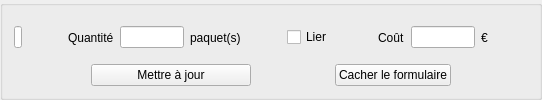
      <widget class="QGroupBox" name="groupBoxImport_2">
       <property name="font">
        <font>
         <pointsize>11</pointsize>
         <bold>false</bold>
        </font>
       </property>
       <property name="styleSheet">
        <string notr="true"/>
       </property>
       <property name="title">
        <string/>
       </property>
       <layout class="QVBoxLayout" name="verticalLayout_4">
        <item>
         <layout class="QHBoxLayout" name="horizontalLayout_12">
          <item>
           <widget class="QLineEdit" name="idEdit_2">
            <property name="minimumSize">
             <size>
              <width>8</width>
              <height>0</height>
             </size>
            </property>
            <property name="maximumSize">
             <size>
              <width>8</width>
              <height>16777215</height>
             </size>
            </property>
            <property name="font">
             <font>
              <pointsize>9</pointsize>
              <bold>false</bold>
             </font>
            </property>
           </widget>
          </item>
          <item>
           <spacer name="horizontalSpacer_20">
            <property name="orientation">
             <enum>Qt::Horizontal</enum>
            </property>
            <property name="sizeHint" stdset="0">
             <size>
              <width>40</width>
              <height>20</height>
             </size>
            </property>
           </spacer>
          </item>
          <item>
           <layout class="QHBoxLayout" name="horizontalLayout_13">
            <item>
             <widget class="QLabel" name="invQuantityLabel">
              <property name="font">
               <font>
                <pointsize>9</pointsize>
                <bold>false</bold>
               </font>
              </property>
              <property name="text">
               <string>Quantité</string>
              </property>
             </widget>
            </item>
            <item>
             <widget class="QLineEdit" name="invQuantityEdit">
              <property name="maximumSize">
               <size>
                <width>64</width>
                <height>16777215</height>
               </size>
              </property>
              <property name="font">
               <font>
                <pointsize>9</pointsize>
                <bold>false</bold>
               </font>
              </property>
             </widget>
            </item>
            <item>
             <widget class="QLabel" name="invQuantityUnitLabel">
              <property name="font">
               <font>
                <pointsize>9</pointsize>
                <bold>false</bold>
               </font>
              </property>
              <property name="text">
               <string>paquet(s)</string>
              </property>
             </widget>
            </item>
           </layout>
          </item>
          <item>
           <spacer name="horizontalSpacer_21">
            <property name="orientation">
             <enum>Qt::Horizontal</enum>
            </property>
            <property name="sizeType">
             <enum>QSizePolicy::Minimum</enum>
            </property>
            <property name="sizeHint" stdset="0">
             <size>
              <width>40</width>
              <height>20</height>
             </size>
            </property>
           </spacer>
          </item>
          <item>
           <widget class="QCheckBox" name="checkBox">
            <property name="minimumSize">
             <size>
              <width>0</width>
              <height>0</height>
             </size>
            </property>
            <property name="font">
             <font>
              <pointsize>9</pointsize>
              <bold>false</bold>
             </font>
            </property>
            <property name="text">
             <string>Lier</string>
            </property>
           </widget>
          </item>
          <item>
           <spacer name="horizontalSpacer_26">
            <property name="orientation">
             <enum>Qt::Horizontal</enum>
            </property>
            <property name="sizeType">
             <enum>QSizePolicy::Minimum</enum>
            </property>
            <property name="sizeHint" stdset="0">
             <size>
              <width>40</width>
              <height>20</height>
             </size>
            </property>
           </spacer>
          </item>
          <item>
           <layout class="QHBoxLayout" name="horizontalLayout_14">
            <item>
             <widget class="QLabel" name="invCostLabel">
              <property name="font">
               <font>
                <pointsize>9</pointsize>
                <bold>false</bold>
               </font>
              </property>
              <property name="text">
               <string>Coût</string>
              </property>
             </widget>
            </item>
            <item>
             <widget class="QLineEdit" name="invCostEdit">
              <property name="maximumSize">
               <size>
                <width>64</width>
                <height>16777215</height>
               </size>
              </property>
              <property name="font">
               <font>
                <pointsize>9</pointsize>
                <bold>false</bold>
               </font>
              </property>
             </widget>
            </item>
            <item>
             <widget class="QLabel" name="label_cost_unit_2">
              <property name="font">
               <font>
                <pointsize>9</pointsize>
                <bold>false</bold>
               </font>
              </property>
              <property name="text">
               <string>€</string>
              </property>
             </widget>
            </item>
           </layout>
          </item>
          <item>
           <spacer name="horizontalSpacer_22">
            <property name="orientation">
             <enum>Qt::Horizontal</enum>
            </property>
            <property name="sizeHint" stdset="0">
             <size>
              <width>40</width>
              <height>20</height>
             </size>
            </property>
           </spacer>
          </item>
         </layout>
        </item>
        <item>
         <layout class="QHBoxLayout" name="horizontalLayout_15">
          <item>
           <spacer name="horizontalSpacer_23">
            <property name="orientation">
             <enum>Qt::Horizontal</enum>
            </property>
            <property name="sizeHint" stdset="0">
             <size>
              <width>40</width>
              <height>20</height>
             </size>
            </property>
           </spacer>
          </item>
          <item>
           <widget class="QPushButton" name="invUpdateButton">
            <property name="sizePolicy">
             <sizepolicy hsizetype="Minimum" vsizetype="Fixed">
              <horstretch>1</horstretch>
              <verstretch>0</verstretch>
             </sizepolicy>
            </property>
            <property name="maximumSize">
             <size>
              <width>160</width>
              <height>16777215</height>
             </size>
            </property>
            <property name="font">
             <font>
              <pointsize>9</pointsize>
              <bold>false</bold>
             </font>
            </property>
            <property name="text">
             <string>Mettre à jour</string>
            </property>
           </widget>
          </item>
          <item>
           <spacer name="horizontalSpacer_24">
            <property name="orientation">
             <enum>Qt::Horizontal</enum>
            </property>
            <property name="sizeHint" stdset="0">
             <size>
              <width>40</width>
              <height>20</height>
             </size>
            </property>
           </spacer>
          </item>
          <item>
           <widget class="QPushButton" name="invHideButton">
            <property name="font">
             <font>
              <pointsize>9</pointsize>
              <bold>false</bold>
             </font>
            </property>
            <property name="text">
             <string>Cacher le formulaire</string>
            </property>
           </widget>
          </item>
          <item>
           <spacer name="horizontalSpacer_25">
            <property name="orientation">
             <enum>Qt::Horizontal</enum>
            </property>
            <property name="sizeType">
             <enum>QSizePolicy::Expanding</enum>
            </property>
            <property name="sizeHint" stdset="0">
             <size>
              <width>40</width>
              <height>20</height>
             </size>
            </property>
           </spacer>
          </item>
         </layout>
        </item>
       </layout>
      </widget>
